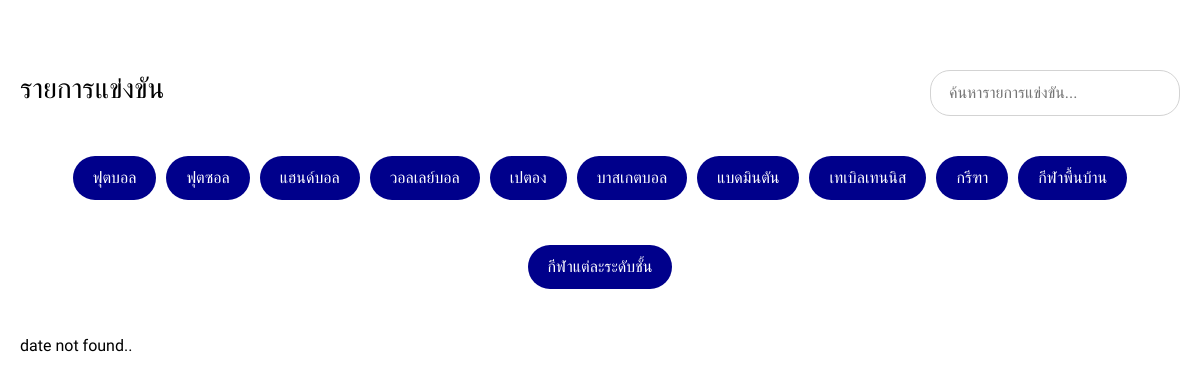
/schedule.php, run on an earlier commit of the app's database.
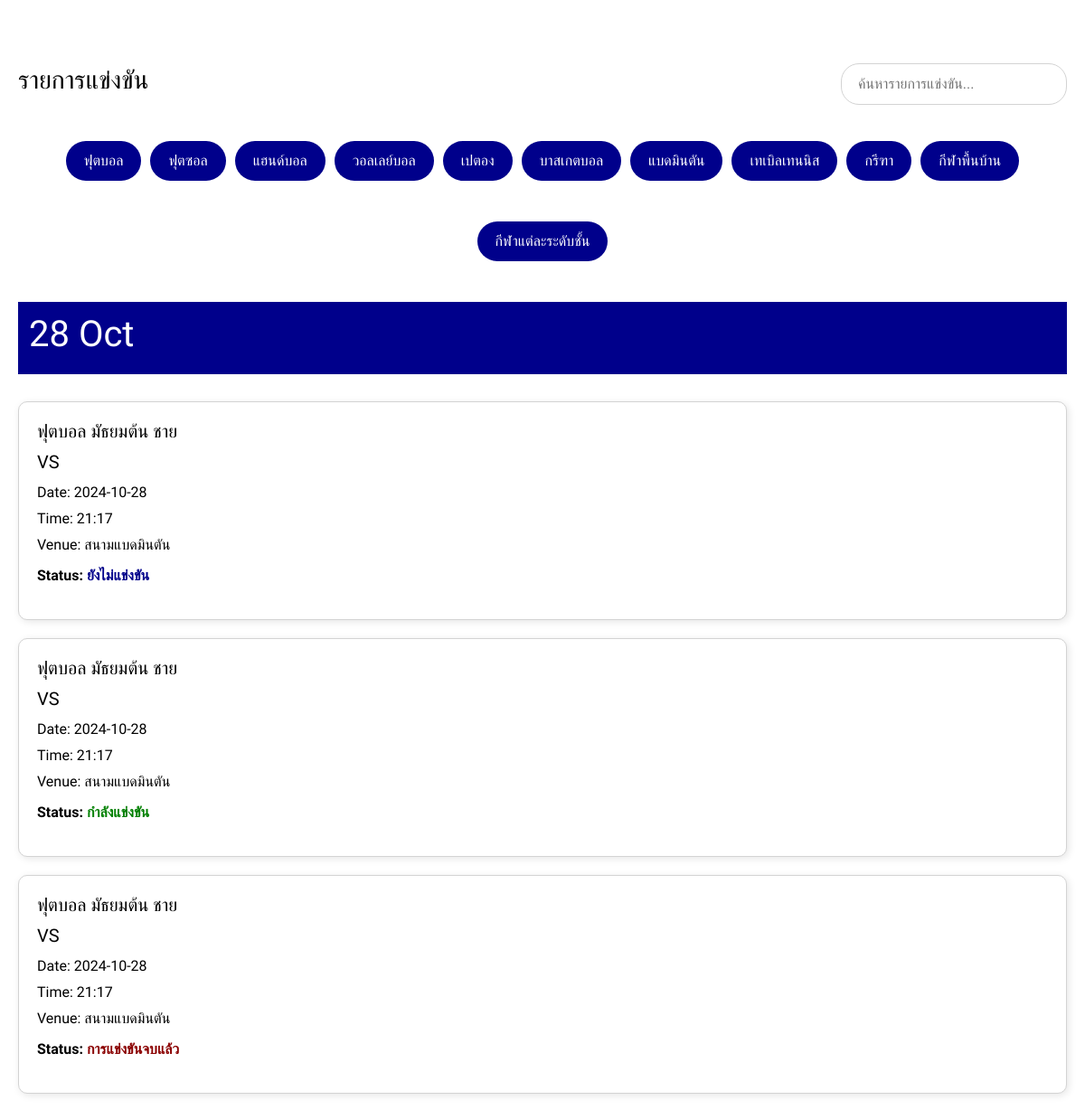
And on a later commit of the database.
### tables this page shows
CREATE TABLE `schedule` (
  `schedule_id` int(11) NOT NULL,
  `schedule_sport_id` int(11) NOT NULL,
  `schedule_date` date NOT NULL,
  `schedule_time` time(1) NOT NULL,
  `schedule_venue` varchar(128) NOT NULL,
  `schedule_status` varchar(32) NOT NULL
);

CREATE TABLE `sports` (
  `sport_id` int(11) NOT NULL,
  `sport_name` varchar(128) NOT NULL,
  `sport_type` varchar(64) NOT NULL,
  `sport_degree` varchar(16) NOT NULL,
  `sport_gender` varchar(8) NOT NULL,
  `sport_amount` int(2) NOT NULL,
  `sport_note` varchar(256) NOT NULL
);

### conn.php (called while the page is built, shortened)
<?php
    function sport_name($id_sport, $conn) {
        $sql_find_sport_name = "SELECT `sport_name` FROM `sports` WHERE `sport_id` = $id_sport";
        $result_find_sports_name = mysqli_query($conn, $sql_find_sport_name);
        if (mysqli_num_rows($result_find_sports_name) > 0) {
            $row_find_sports_name = mysqli_fetch_assoc($result_find_sports_name);
            return $row_find_sports_name['sport_name'];
        }
        return "N/A";
    }
    function sport_type($id_sport, $conn) {
        $sql_find_sport_type = "SELECT `sport_type` FROM `sports` WHERE `sport_id` = $id_sport";
        $result_find_sport_type = mysqli_query($conn, $sql_find_sport_type);
        if (mysqli_num_rows($result_find_sport_type) > 0) {
            $row_find_sport_type = mysqli_fetch_assoc($result_find_sport_type);
            return $row_find_sport_type['sport_type'];
        }
        return "N/A";
    }
    ?>

### schedule.php (the view, shortened to what the changed rows need)
<!DOCTYPE html>
<html lang="en">
    <head>
        <link rel="stylesheet"  href="element/styles.css">
        <link rel="stylesheet" href="https://cdnjs.cloudflare.com/ajax/libs/font-awesome/6.6.0/css/all.min.css" />
        <link href="https://cdn.jsdelivr.net/npm/bootstrap@5.0.2/dist/css/bootstrap.min.css" rel="stylesheet">
    </head>
    <body>
        <?php
            include 'conn.php';
             ?>
        <link rel="stylesheet"  href="element/styles_admin_sport.css">
        <body>
            <div class="schedule-container">
                <div class="schedule-header">
                    <h2 ><a href="index.php" style="text-decoration: none; color: black;" >รายการแข่งขัน</a></h2>
                </div>
                <div class="schedule-categories">
                    <?php
                        $sql_find_sport_type = "SELECT `sport_type` FROM `sports` GROUP BY `sport_type` ORDER BY `sport_id` ASC";
                        $result_find_sports_type = mysqli_query($conn, $sql_find_sport_type);
                        if (mysqli_num_rows($result_find_sports_type) > 0) {
                            while ($row_find_sports_type = mysqli_fetch_assoc($result_find_sports_type)) {
                                echo "<a class=\"filter-button\" onclick=\"filterBySport('".$row_find_sports_type['sport_type']."')\">" . $row_find_sports_type['sport_type'] . "</a>";
                            }
                        }
                        ?>
                </div>
                <section>
                    <div>
                        <?php
                            $sql_find_date = "SELECT `schedule_date` FROM `schedule` GROUP BY `schedule_date`";
                            $result_find_date = mysqli_query($conn, $sql_find_date);
                            if (mysqli_num_rows($result_find_date) > 0){
                                while ($row_date = mysqli_fetch_assoc($result_find_date)) {
                                    echo "<div class=\"event-date\"><h1>".date('d M', strtotime(htmlspecialchars($row_date['schedule_date'])))."</h1></div>";
                                    $sql_find_scheddule = "SELECT * FROM `schedule` WHERE `schedule_date` = ".date('Ymd', strtotime($row_date['schedule_date']));
                                    $result_find_scheddule = mysqli_query($conn, $sql_find_scheddule);
                                    if (mysqli_num_rows($result_find_scheddule) > 0){
                                        while ($row_scheddule = mysqli_fetch_assoc($result_find_scheddule)) {
                                            echo "<div class=\"schedule-list\"><div class=\"event-card\" data-sport=\"".sport_type($row_scheddule['schedule_sport_id'], $conn)."\">";
                                            echo "<div class=\"event-info\">
                                                <h3>" . sport_name($row_scheddule['schedule_sport_id'], $conn) . "</h3>
                                                <h3>" . $row_scheddule['schedule_rival_one'] . " VS " . $row_scheddule['schedule_rival_two'] . "</h3>
                                                <p>Date: " . htmlspecialchars($row_scheddule['schedule_date']) . "</p>
                                                <p>Time: " .  substr(htmlspecialchars($row_scheddule['schedule_time']), 0, 5) . "</p>
                                                <p>Venue: " . htmlspecialchars($row_scheddule['schedule_venue']) . "</p>
                                            </div>";
                                            echo "<div class=\"event-status\">
                                                <p>Status: ";
                                        switch ($row_scheddule['schedule_status']) {
                                            case 'ยังไม่แข่งขัน':
                                                echo "<span style=\"color: darkblue;\">ยังไม่แข่งขัน</span>";
                                                break;
                                            case 'กำลังแข่งขัน':
                                                echo "<span style=\"color: green;\">กำลังแข่งขัน</span>";
                                                break;
                                            case 'การแข่งขันจบแล้ว':
                                                echo "<span style=\"color: darkred;\">การแข่งขันจบแล้ว</span>";
                                                break;
                                        }
                                        echo "</p></div>";
                                        echo "</div>";
                                        }
                                    }else{
                                        echo "sport_not_found";
                                    }
                                    echo "</div>";
                                }
                            }else{
                                echo "date not found..";
                            }
                             ?>
                    </div>
                </section>
            </div>
    </body>
</html>

What changed in the data, as far as the page shows it:
added schedule: schedule_sport.sport_name "ฟุตบอล มัธยมต้น ชาย", schedule_date "2024-10-28", schedule_time "21:17", schedule_venue "สนามแบดมินตัน", schedule_status "ยังไม่แข่งขัน"
added schedule: schedule_sport.sport_name "ฟุตบอล มัธยมต้น ชาย", schedule_date "2024-10-28", schedule_time "21:17", schedule_venue "สนามแบดมินตัน", schedule_status "กำลังแข่งขัน"
added schedule: schedule_sport.sport_name "ฟุตบอล มัธยมต้น ชาย", schedule_date "2024-10-28", schedule_time "21:17", schedule_venue "สนามแบดมินตัน", schedule_status "การแข่งขันจบแล้ว"
Also different on the page:
new list line: "28 Oct"
text no longer shown: "date not found.."
